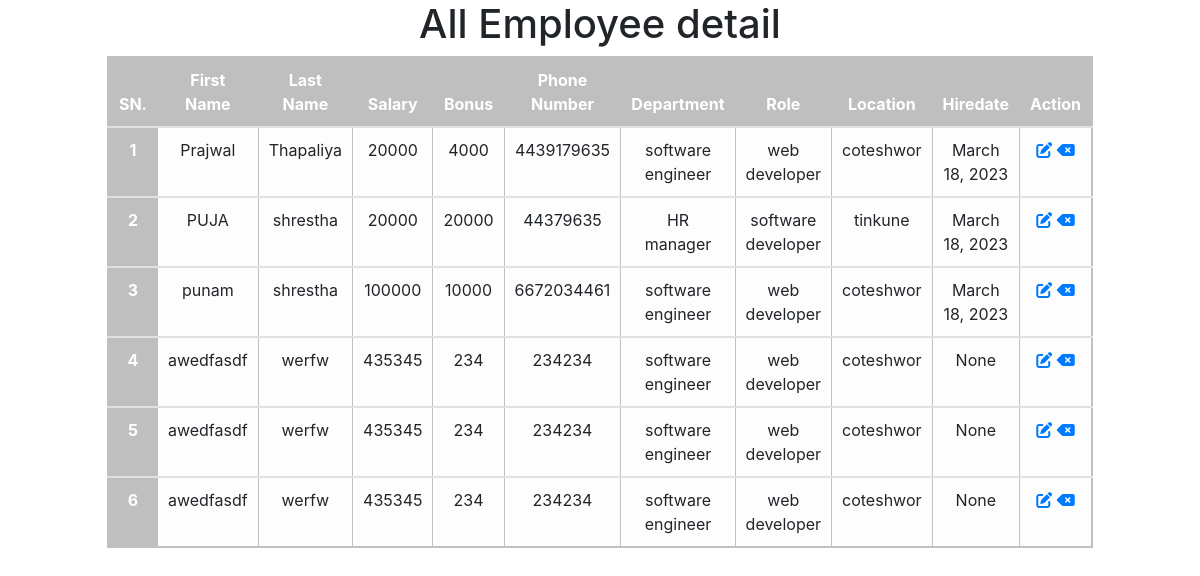
The app's page /view-all/, older data.
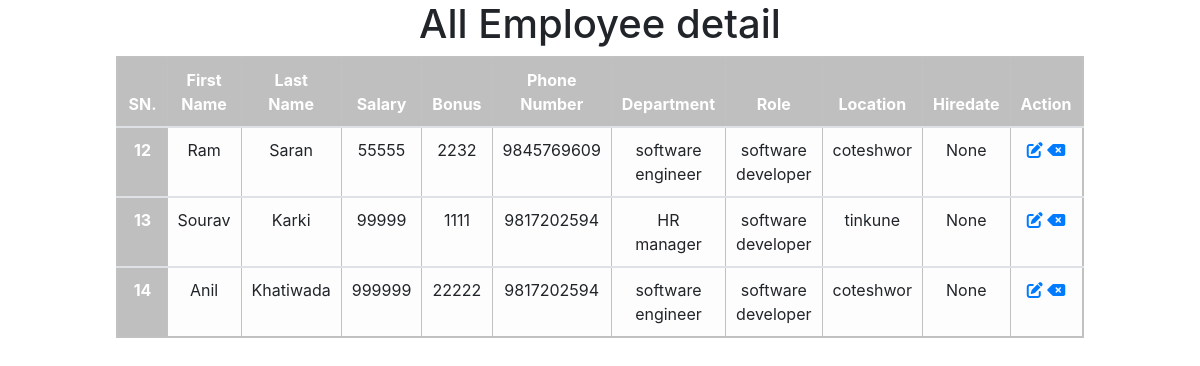
The same page, newer data.
### emp_app/models.py (models this page shows, shortened)
class Employee(models.Model):
    first_name = models.CharField(max_length=100, null=False)
    last_name = models.CharField(max_length=100)
    dept = models.ForeignKey(Department, on_delete=models.CASCADE)
    salary = models.IntegerField(default=0)
    bonus = models.IntegerField(default=0)
    role = models.ForeignKey(Role, on_delete=models.CASCADE)
    phone = models.IntegerField(default=0)
    hire_date = models.DateField(null=True, blank=True)

class Department(models.Model):
    name = models.CharField(max_length=100,null=False)
    location = models.CharField(max_length=100)

class Role(models.Model):
    name = models.CharField(max_length=100, null=False)

### emp_app/views.py (the view)
# urls.py: path('view-all/', views.view_all, name='view-all'),
def view_all(request):
    emps=Employee.objects.all()
    return render(request, 'view_all.html',{'emps':emps})

### emp_app/templates/view_all.html (shortened to what this page needs)
{% extends 'core/base.html'%}
     {% block content %}
     <h1 style="text-align:center;">All Employee detail</h1>
    <link rel="stylesheet" href="https://cdnjs.cloudflare.com/ajax/libs/font-awesome/6.3.0/css/all.min.css">
     <table class="table">
      <thead>
        <tr>
          <th scope="col">SN.</th>
          <th scope="col">First Name</th>
          <th scope="col">Last Name</th>
          <th scope="col">Salary</th>
          <th scope="col">Bonus</th>
          <th scope="col">Phone Number</th>
          <th scope="col">Department</th>
          <th scope="col">Role</th>
          <th scope="col">Location</th>
          <th scope="col">Hiredate</th>
          <th scope="col">Action</th>
        </tr>
      </thead>
             {% for emp in emps %}
      <tbody>
        <tr>
          <th scope="row">{{emp.id}}</th>
          <td>{{emp.first_name}}</td>
          <td>{{emp.last_name}}</td>
          <td>{{emp.salary}}</td>
          <td>{{emp.bonus}}</td>
          <td>{{emp.phone}}</td>
          <td>{{emp.dept.name}}</td>
          <td>{{emp.role.name}}</td>
          <td>{{emp.dept.location}}</td>
          <td>{{emp.hire_date}}</td>
          <td>
            <a href="/edit/{{emp.id}}"><i class="fa-solid fa-pen-to-square"></i></a>
            <a href="/delete/{{emp.id}}"><i class="fa-solid fa-delete-left"></i></a>
          </td>
        </tr>
      </tbody>
             {% endfor %}
    </table>
      {% endblock content%}

### templates/core/base.html (shortened to what this page needs)
{% load static%}
<!doctype html>
<html lang="en">
  <head>
    <link rel="stylesheet" href="https://cdn.jsdelivr.net/npm/bootstrap@4.6.2/dist/css/bootstrap.min.css">
    <link href="{% static 'style.css' %}" rel="stylesheet" type="text/css" />
<link rel="stylesheet" href="https://cdn.datatables.net/1.13.4/css/jquery.dataTables.css" />
  </head>
  <body>
    <div class="container">
            {% block content%}  {% endblock content%}
        </div>
  </body>
</html>

### static/style.css (style rules this page uses)
.table { background-color: #F3F3F3; border: 2px solid #C1C1C1; border-radius: 6px; width: 100%; max-width: 800px; margin: auto; border-collapse: collapse; }
.table th, .table td { border: 1px solid #C1C1C1; padding: 10px; text-align: center; }
.table th { background-color: #BFBFBF; color: #FFFFFF; font-weight: bold; text-align: center; }
.table td { background-color: #FDFDFD; }

Row changes from the older to the newer data that the page shows:
removed Employee: id "1", first_name "Prajwal", last_name "Thapaliya", salary "20000", bonus "4000", phone "4439179635", dept.name "software engineer", role.name "web developer", dept.location "coteshwor", hire_date "March 18, 2023"
removed Employee: id "2", first_name "PUJA", last_name "shrestha", salary "20000", bonus "20000", phone "44379635", dept.name "HR manager", role.name "software developer", dept.location "tinkune", hire_date "March 18, 2023"
removed Employee: id "3", first_name "punam", last_name "shrestha", salary "100000", bonus "10000", phone "6672034461", dept.name "software engineer", role.name "web developer", dept.location "coteshwor", hire_date "March 18, 2023"
removed Employee: id "4", first_name "awedfasdf", last_name "werfw", salary "435345", bonus "234", phone "234234", dept.name "software engineer", role.name "web developer", dept.location "coteshwor", hire_date "None"
removed Employee: id "5", first_name "awedfasdf", last_name "werfw", salary "435345", bonus "234", phone "234234", dept.name "software engineer", role.name "web developer", dept.location "coteshwor", hire_date "None"
removed Employee: id "6", first_name "awedfasdf", last_name "werfw", salary "435345", bonus "234", phone "234234", dept.name "software engineer", role.name "web developer", dept.location "coteshwor", hire_date "None"
added Employee: id "12", first_name "Ram", last_name "Saran", salary "55555", bonus "2232", phone "9845769609", dept.name "software engineer", role.name "software developer", dept.location "coteshwor", hire_date "None"
added Employee: id "13", first_name "Sourav", last_name "Karki", salary "99999", bonus "1111", phone "9817202594", dept.name "HR manager", role.name "software developer", dept.location "tinkune", hire_date "None"
added Employee: id "14", first_name "Anil", last_name "Khatiwada", salary "999999", bonus "22222", phone "9817202594", dept.name "software engineer", role.name "software developer", dept.location "coteshwor", hire_date "None"
